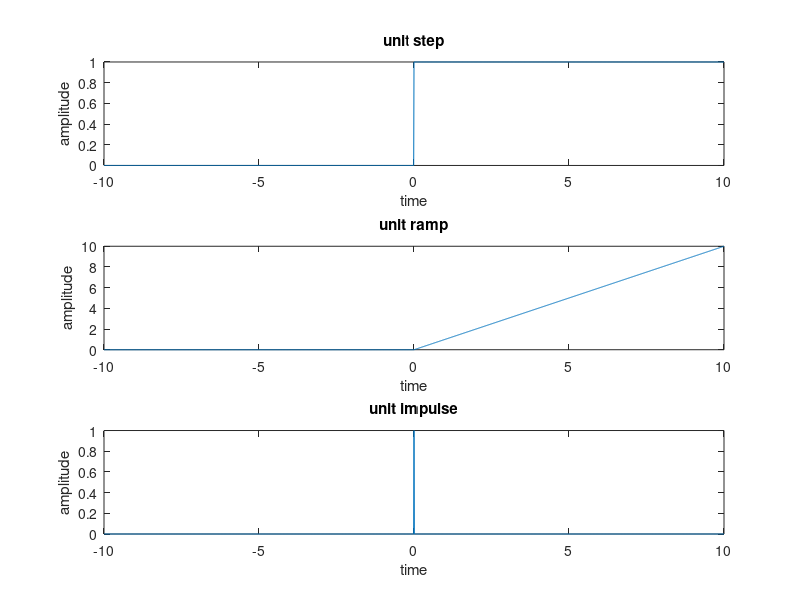

Write MATLAB code to recreate this figure.
clc
clear all
close all
t = -10:0.01:10
step = t>=0
subplot(3,1,1);
plot(t,step);
xlabel('time');
ylabel('amplitude');
title('unit step'); 
ramp = t.*step
subplot(3,1,2);
plot(t,ramp);
xlabel('time');
ylabel('amplitude');
title('unit ramp');
impulse = t==0
subplot(3,1,3);
plot(t,impulse);
xlabel('time');
ylabel('amplitude');
title('unit impulse');